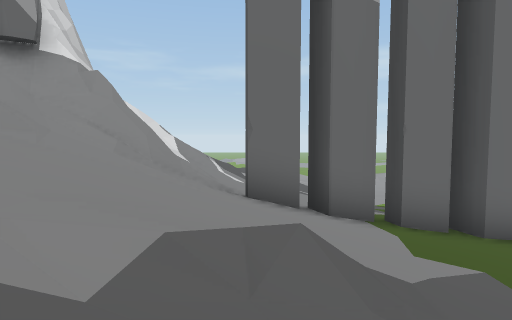
view 1 (above)

24 first-person views from a walk through a scene from a Unity 3-D project. The camera is 1.4 m above the floor, tilts 4° down and sees 75° across. The floor is counted in squares, 2 m on a side. Each view is taken from the middle of a square. On the plan, view 1 faces up. The plan holds only what a view shows up to about 10 squares ahead; the rest is blank. The place goes on beyond the plan. Some animated figures are not drawn.

view 2
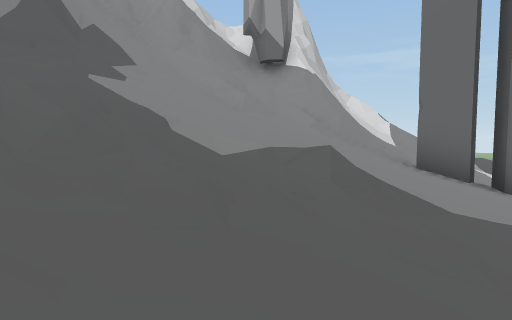

view 3
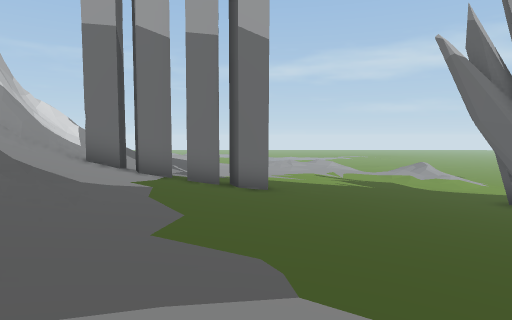

view 4
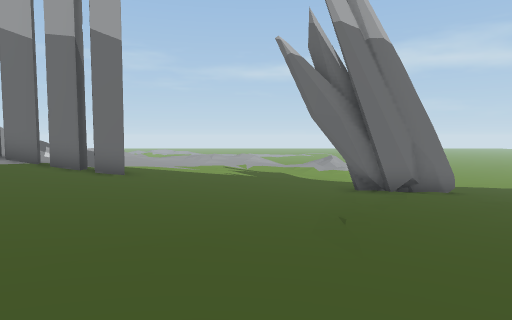

view 5
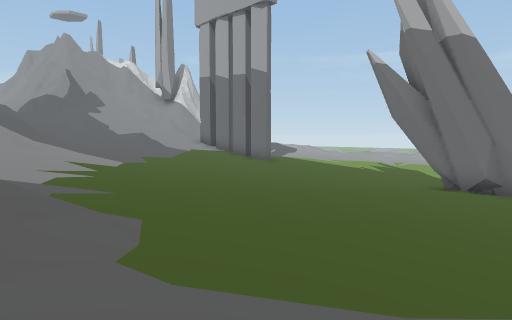

view 6
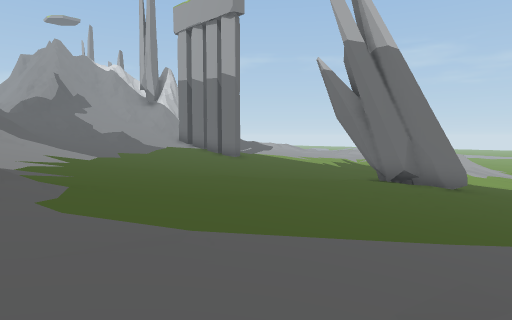

view 7
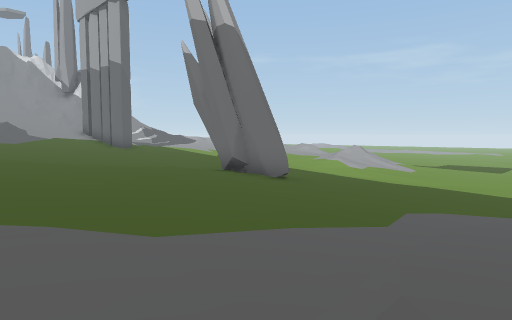

view 8
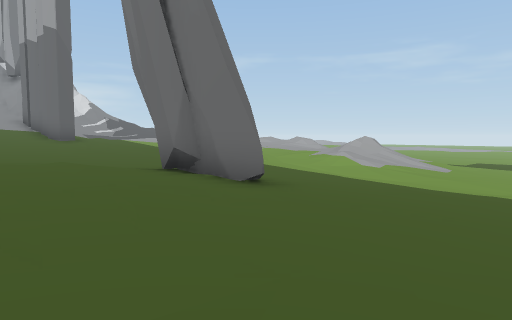

view 9
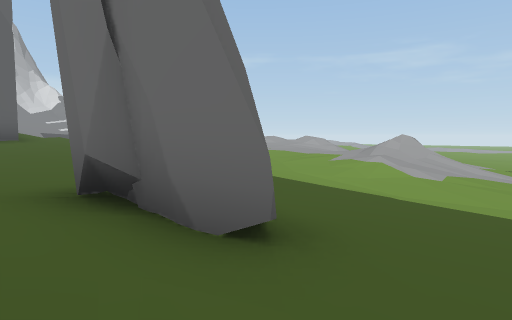

view 10
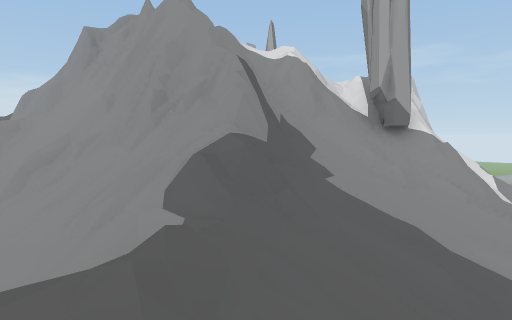

view 11
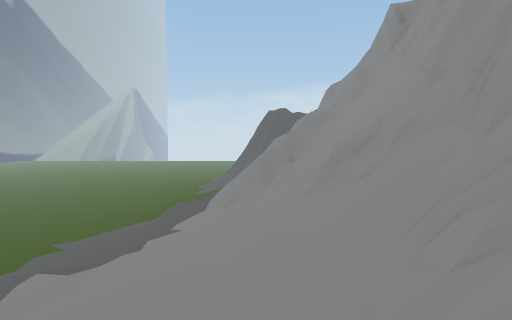

view 12
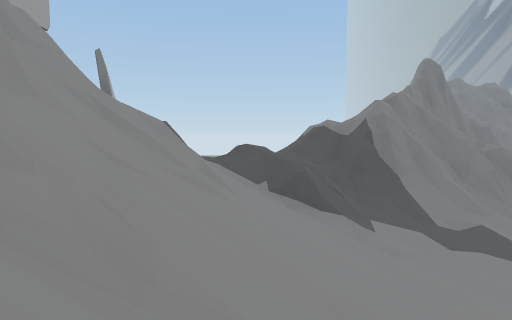

view 13
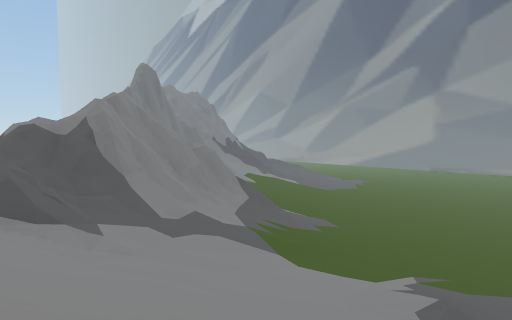

view 14
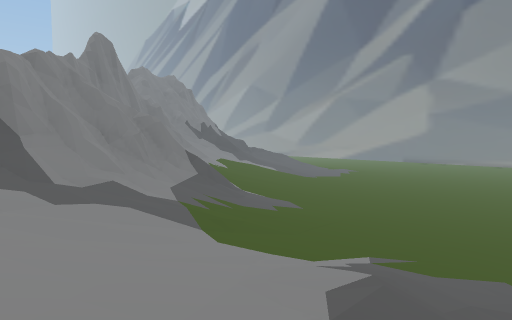

view 15
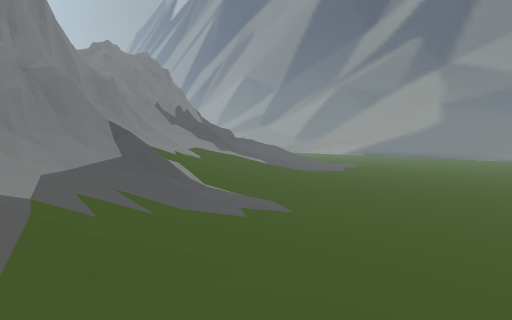

view 16
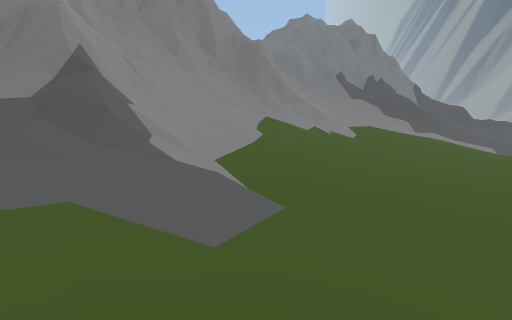

view 17
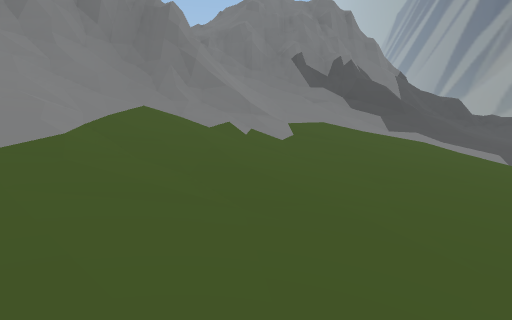

view 18
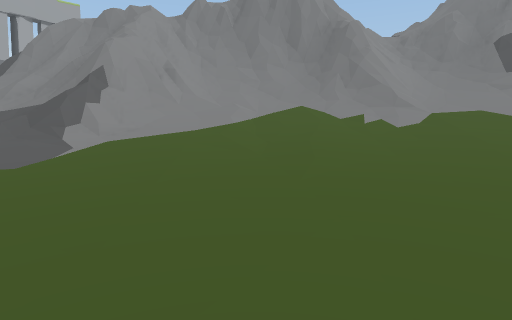

view 19
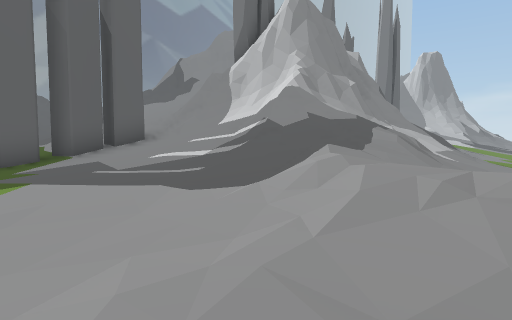

view 20
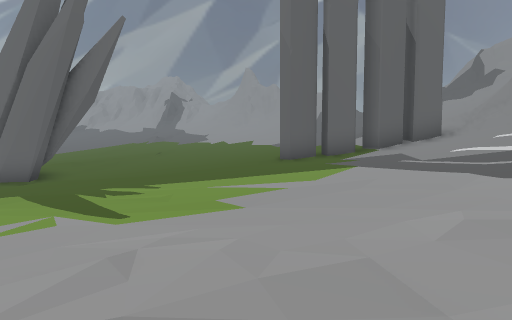

view 21
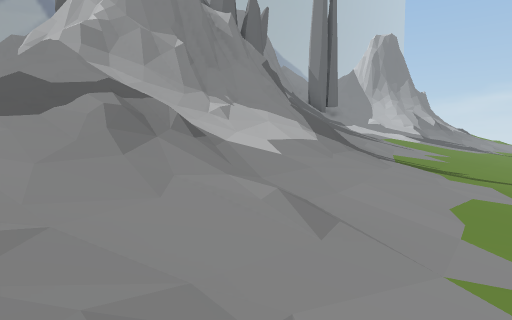

view 22
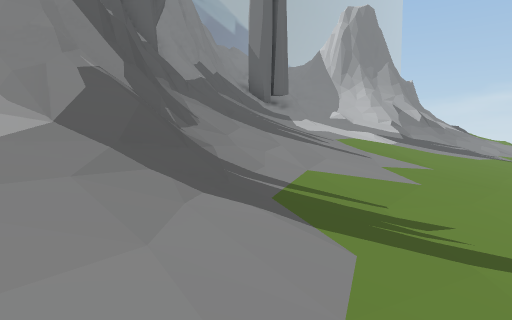

view 23
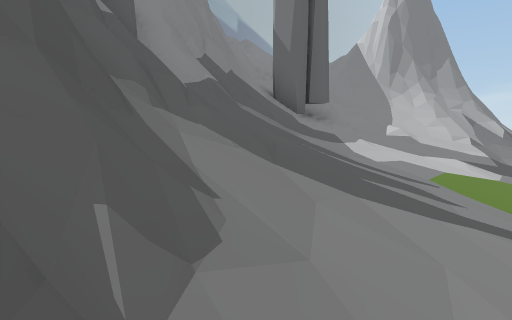

view 24
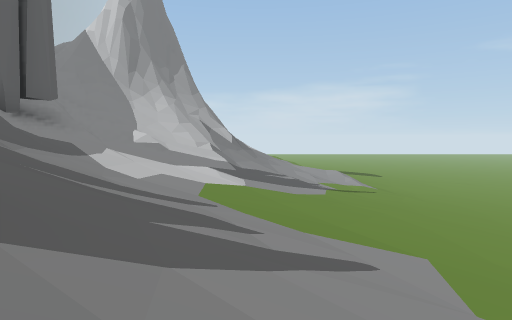

### Floor plan
Key: @ floor where view 1 was taken; # wall or solid block; x gap in a wall; . main floor; - floor 0.25 m lower than the main floor; : floor 0.5 m higher than the main floor; _ floor 0.75 m lower than the main floor; + floor 1 m higher than the main floor; < floor 1 m lower than the main floor; * floor 1.25 m higher than the main floor; ( floor 1.5 m lower than the main floor; % floor 1.75 m higher than the main floor; & floor 2.5 m higher than the main floor; / step, stairs or slope; = window, fence, low wall or low ledge; v drop or lower ground; R rock.
Columns run from 19 left of view 1 to 19 right of it. Each row starts with its distance up from view 1.
 15 _____         ---./     /
 14 ______ ___---..././ ///+++      _<(
 13 -_-------......:/+/*//:::..     /<((
 12 ...........///+////%/+:.......///_<(
 11 //....::++//////////++:....----/__<((
 10 //+++++///////=/////++:....--__-__<(((
  9 ////**/////######///++:....--____<<<((
  8 =/////////#######///++::...---___<<<<(
  7 #////////##  ####//%*++:....--______<<
  6 #//#R////RR  ##R##/%*+##....-_###___<<
  5 #=/ R####    ##R/=/x#+##:...---##____<
  4 =   =# ##  ####/////%*++:...---.-_____
  3            #=//////&%*++:.......--_____
  2            ###///////*++:........-____-
  1            #####/////*+++:.......-----.
  0        #########=//@%%*++::::.......--
 -1        #//####//=////%*++++:::::..... .
 -2        =///=///////   /**+++++:::...
 -3        #///=///////   //%**++++++:::
 -4         x///////=//// ///%%***/++++
 -5         //////////=//         %***++
 -6        %///%***///##x
 -7        //++/+++///##v
 -8        //.///..////=##
 -9        _--///..://=#####
-10        ____----.//=##=##
-11        <_  ____-///##//##
-12            _____-///////##
-13            <<_____-/////###
-14            <<<<<___-.///##//
-15            (((<<<___../////##
-16            ((((<<<___..////=#
-17             ((((<<<__-.////##
-18              ((((<<___-///##

Where each view was taken, in squares from view 1:
view 1: 0 up, 0 right, facing up
view 2: 1 down, 2 right, facing up-left
view 3: 3 down, 4 right, facing up
view 4: 4 down, 8 right, facing up
view 5: 5 down, 14 right, facing up-left
view 6: 5 down, 16 right, facing up-left
view 7: 1 down, 19 right, facing up-left
view 8: 2 up, 17 right, facing up-left
view 9: 4 up, 15 right, facing up-left
view 10: 4 down, 0 right, facing up-left
view 11: 4 down, 2 left, facing left
view 12: 3 down, 9 left, facing right
view 13: 3 down, 9 left, facing down-right
view 14: 5 down, 9 left, facing down-right
view 15: 8 down, 7 left, facing down-right
view 16: 13 down, 5 left, facing right
view 17: 15 down, 2 left, facing right
view 18: 18 down, 3 left, facing up-right
view 19: 14 up, 4 right, facing down-left
view 20: 15 up, 5 right, facing down
view 21: 15 up, 1 left, facing down-left
view 22: 14 up, 6 left, facing down-left
view 23: 11 up, 8 left, facing down-left
view 24: 10 up, 9 left, facing left
